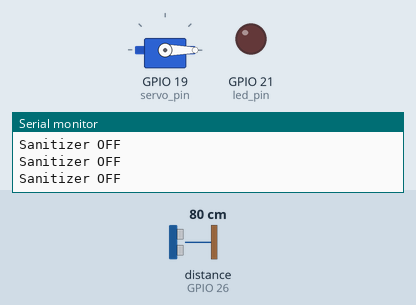
This sketch was run on a simulated ESP32. On the bench: servo, output pins drawn as LEDs (lit = HIGH), the last lines printed to the serial monitor. Wiring (from diagram.json): ultrasonic range finder: trigger GPIO 12; echo GPIO 26. The inputs (shaded band) are chosen by the test bench; at power-on: distance to the obstacle (sensor on GPIO 26) 80 cm. The echo pulse lasts 58.3 µs per cm; pins used as bus, display or sensor lines are not drawn.

Above: at 1.2 s.
1.3 s: distance to the obstacle (sensor on GPIO 26) set to 18 cm
2.8 s: distance to the obstacle (sensor on GPIO 26) set to 14 cm
At 3.6 s:
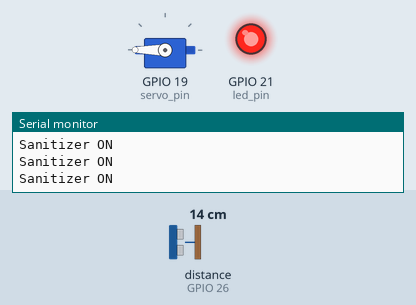
4.3 s: distance to the obstacle (sensor on GPIO 26) set to 35 cm
At 4.9 s:
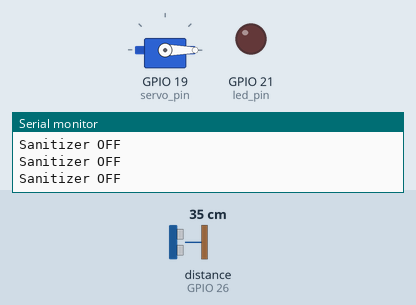
5.8 s: distance to the obstacle (sensor on GPIO 26) set to 2 cm
At 6.1 s:
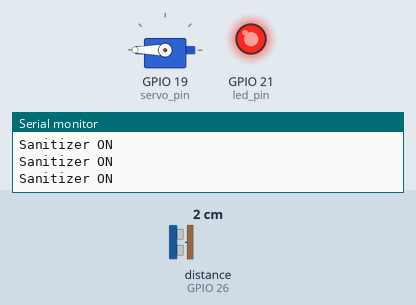
Timing chart, 0 to 8.3 s (numbered marks = the images above; inputs shaded):
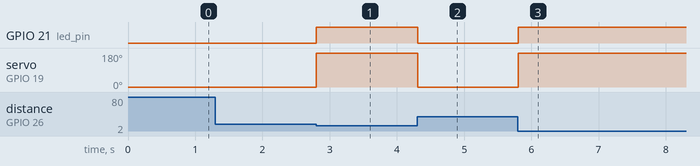

Measured:
- the behaviour switches between 17 and 16 cm on distance to the obstacle (sensor on GPIO 26) (found by bisection; images 0 and 1)
- after the input at 2.8 s, GPIO 21 (led_pin): LOW → HIGH at once; servo on GPIO 19 (servo_pin): 0° → 180° at once
- after the input at 4.3 s, GPIO 21 (led_pin): HIGH → LOW at once; servo on GPIO 19 (servo_pin): 180° → 0° at once
- after the input at 5.8 s, GPIO 21 (led_pin): LOW → HIGH at once; servo on GPIO 19 (servo_pin): 0° → 180° at once

The sketch:

sketch.ino
```cpp
#include <ESP32Servo.h>

const byte trig_pin=12;
const byte echo_pin=26;
const byte servo_pin = 19;
const byte led_pin=21;

Servo servo;

void setup() {

  pinMode(trig_pin, OUTPUT);
  pinMode(echo_pin, INPUT);
  pinMode(led_pin,OUTPUT);

  servo.attach(servo_pin);
  Serial.begin(115200);
}

void loop() {

  long int distance=get_distance();

  if(distance<=15){
    Serial.println("Sanitizer ON");
    servo.write(180);
    digitalWrite(led_pin,HIGH);

  }
  else{
    Serial.println("Sanitizer OFF");
    servo.write(0);
    digitalWrite(led_pin,LOW);
  }
  delay(10);
}

int get_distance(){

  digitalWrite(trig_pin , LOW);
  delayMicroseconds(2);

  digitalWrite(trig_pin , HIGH);
  delayMicroseconds(10);
  digitalWrite(trig_pin , LOW);

  long int duration = pulseIn(echo_pin , HIGH);

  long int distance = (duration * 0.034) / 2;

  return distance;
}
```
